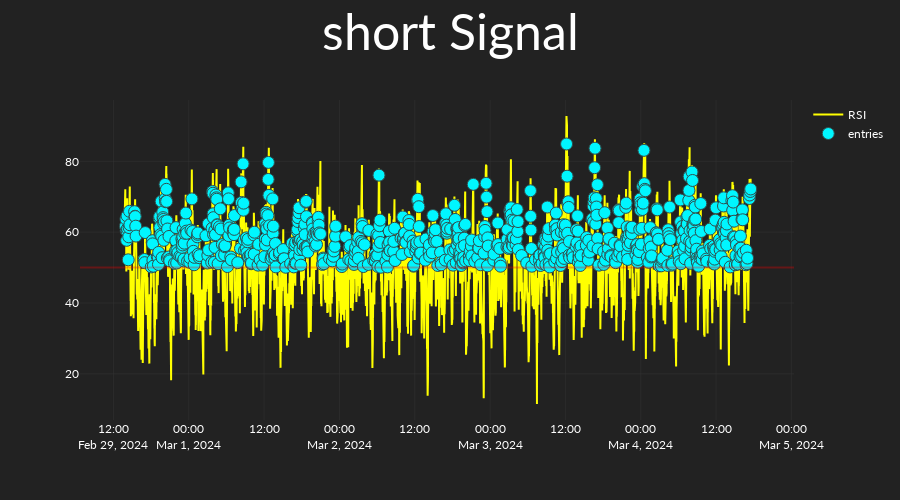

Notebook source saved alongside this figure:
### Code cell
short_strat = RSIRisingFalling(
    long_short="short",
    rsi_length=np.array([14]),
    rsi_is_above=np.arange(50, 76, 5),
)
short_strat.set_entries_exits_array(
    candles=candles,
    ind_set_index=0,
)
short_strat.plot_signals(candles=candles)

### Figure 1 — Plotly figure (JSON) as saved in the notebook; plotly's stock layout.template omitted (floating-point values rounded to 4 significant figures; data arrays with more than 128 entries replaced by an {"elided": "..."} marker saying what was removed)
{"data": [{"line": {"color": "yellow"}, "name": "RSI", "type": "scatter", "x": {"elided": "6000 str values"}, "y": {"elided": "6000 float values"}}, {"marker": {"color": "#00F6FF", "line": {"color": "DarkSlateGrey", "width": 1}, "size": 12, "symbol": "circle"}, "mode": "markers", "name": "entries", "type": "scatter", "x": {"elided": "6000 str values"}, "y": {"elided": "6000 float values"}}], "layout": {"height": 500, "shapes": [{"line": {"color": "red"}, "opacity": 0.3, "type": "line", "x0": 0, "x1": 1, "xref": "x domain", "y0": 50, "y1": 50, "yref": "y"}], "title": {"font": {"size": 50}, "text": "short Signal", "x": 0.5, "xanchor": "center"}, "xaxis": {"rangeslider": {"visible": false}}}}
